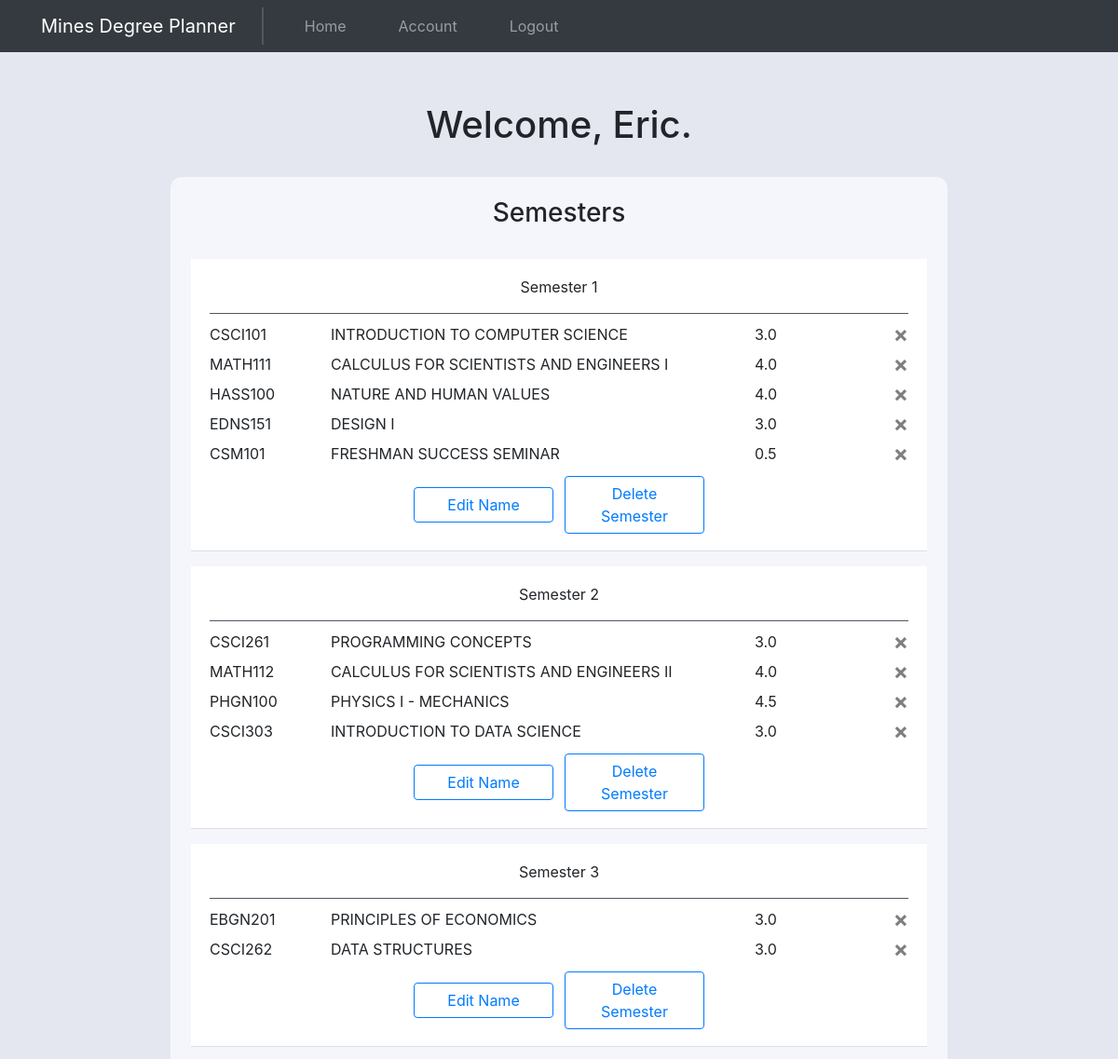
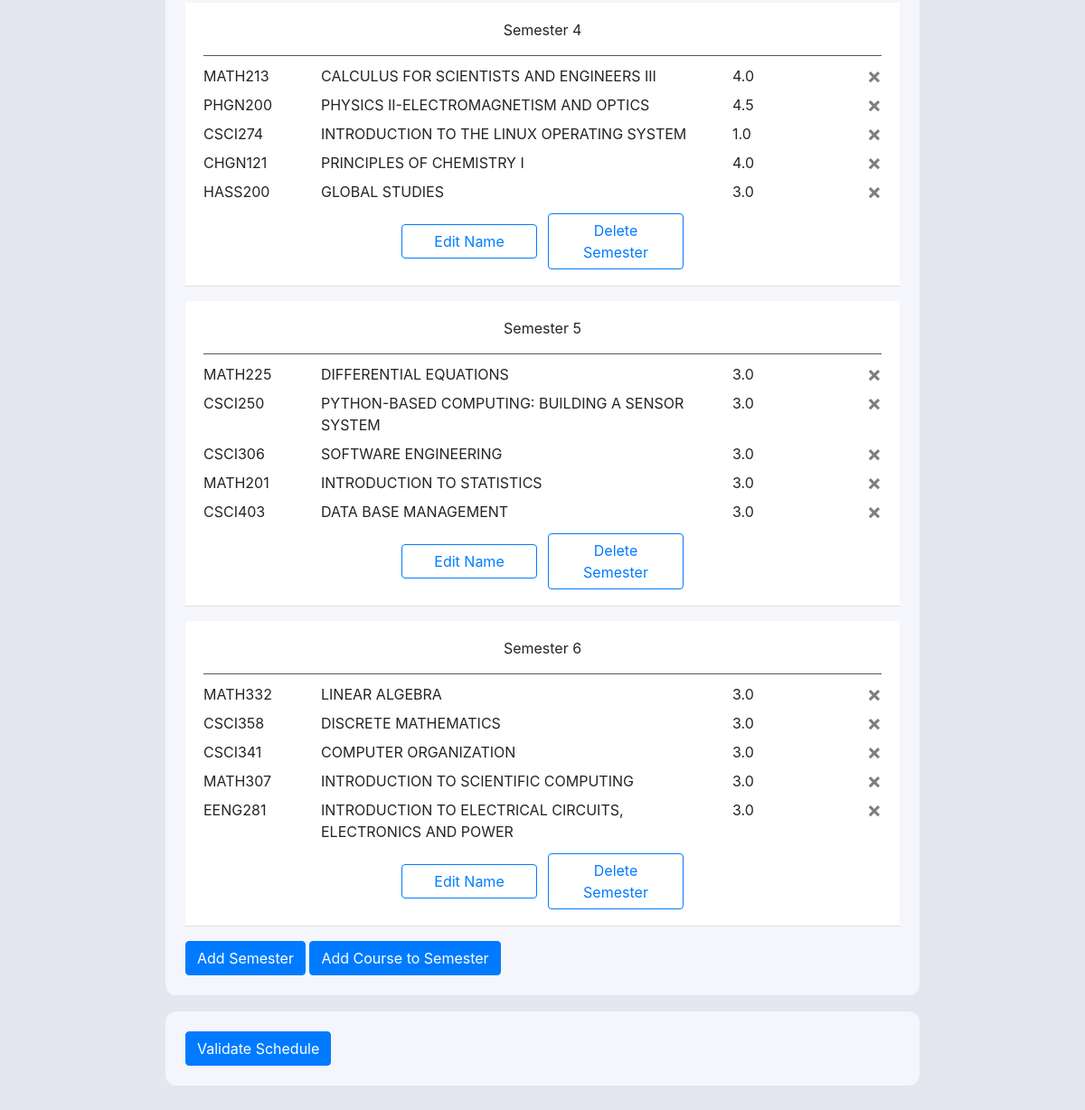
Screenshot of / (signed in) with the database file from the repository (2 pictures, top to bottom).
### website/models.py (models this page shows)
class User(db.Model, UserMixin):
    id = db.Column(db.Integer, primary_key=True)
    cwid = db.Column(db.Integer, unique=True)
    email = db.Column(db.String(150), unique=True)
    password = db.Column(db.String(150))
    first_name = db.Column(db.String(150))
    last_name = db.Column(db.String(150))
    major = db.Column(db.String(150))
    credits_taken = db.Column(db.String(10))
    class_standing = db.Column(db.String(10))
    courses = db.relationship('Course')
    semesters = db.relationship('Semester')
    num_semesters = db.Column(db.Integer)

class Semester(db.Model):
    id = db.Column(db.Integer, primary_key=True)
    semester_name = db.Column(db.String(64))
    user_id = db.Column(db.Integer, db.ForeignKey('user.id'))
    semester_number = db.Column(db.Integer)
    courses = db.relationship('Course')

class Course(db.Model):
    id = db.Column(db.Integer, primary_key=True)
    department = db.Column(db.String(4))
    course_number = db.Column(db.String(3))
    course_name = db.Column(db.String(500))
    credit_hours = db.Column(db.String(10))
    is_taken = db.Column(db.String(5))
    user_id = db.Column(db.Integer, db.ForeignKey('user.id'))
    semester_id = db.Column(db.Integer, db.ForeignKey('semester.id'))

### website/views.py (the view, shortened to what this page needs)
@views.route('/', methods=['GET', 'POST'])
@login_required
def home():
    return render_template("home.html", user=current_user)

### website/__init__.py (called while the page is built)
def create_app():
    app = Flask(__name__)
    app.config['SECRET_KEY'] = 'josiefnapwpawoj'
    app.config['SQLALCHEMY_DATABASE_URI'] = f'sqlite:///{DB_NAME}'
    db.init_app(app)
    from .views import views
    from .auth import auth
    app.register_blueprint(views, url_prefix="/")
    app.register_blueprint(auth, url_prefix="/")
    from .models import User, Course, Semester
    create_database(app)
    login_manager = LoginManager()
    login_manager.login_view = 'auth.login'
    login_manager.init_app(app)
    @login_manager.user_loader
    def load_user(id):
        return User.query.get(int(id))
    return app

### website/templates/home.html (shortened to what this page needs)
{% extends "base.html" %} {% block title %}Home{% endblock %} {% block content%}
<br />
<h1 style="text-align: center; margin-bottom: 32px">
    Welcome, {{user.first_name}}.
</h1>
<section class="semester-form-section">
    <h3 align="center">Semesters</h3>
    <ul class="list-group list-group-flush courses-taken-list" id="notes">
        {% for semester in user.semesters %}
        <li class="list-group-item semester-row">
            <div class="row semester-title-row">
                <div class="col" align="center">
                    Semester {{semester.semester_number}}
                </div>
            </div>
            {% if semester.courses %}
            <div class="padding-above-courses"></div>
            {% endif %}
            {% for course in semester.courses %}
            <div class="row semester-course-entry">
                <div class="col-sm-2">
                    {{course.department}}{{course.course_number}}
                </div>
                <div class="col-md-7">{{course.course_name}}</div>
                <div class="col-sm-2">{{course.credit_hours}}</div>
                <div class="col-sm-1">
                    <button
                        type="button"
                        class="close"
                        onClick="deleteCourseFromSemester({{ course.id }}, {{ semester.id }});"
                    >
                        <span aria-hidden="true">&times;</span>
                    </button>
                </div>
            </div>
            {% endfor %}
            <div class="row">
                <div class="col-sm-12 edit-semester-name-row">
                    <button
                        type="button"
                        class="btn btn-outline-primary edit-semester-name-btn"
                        data-toggle="modal"
                        data-target="#editSemesterNameModal"
                    >
                        Edit Name
                    </button>
                    <button
                        type="button"
                        class="btn btn-outline-primary add-semester-btn delete-semester-btn"
                        onClick="deleteSemester({{ semester.id }})"
                    >
                        <span aria-hidden="true">Delete Semester</span>
                    </button>
                </div>
            </div>
        </li>
        {% endfor %}
    </ul>
    <button
        type="button"
        class="btn btn-primary add-semester-btn"
        onClick="addSemester()"
    >
        <span aria-hidden="true">Add Semester</span>
    </button>
    <button
        type="button"
        class="btn btn-primary add-semester-btn"
        data-toggle="modal"
        data-target="#addCourseModal"
    >
        Add Course to Semester
    </button>
</section>
<section class="validate-semester-section">
    <button type="button" class="btn btn-primary" onClick="validateSchedule()">
        <span aria-hidden="true">Validate Schedule</span>
    </button>
</section>
{% endblock %}

### website/static/style.css (style rules this page uses)
:root { --very-light-blue: #f5f6fb; --darker-color: #e4e6f0; }
body { background-color: var(--darker-color); }
body { display: flex; flex-direction: column; }
.semester-form-section { padding: 22px; border-radius: 12px; background-color: var(--very-light-blue); margin-bottom: 18px; }
.validate-semester-section { padding: 22px; border-radius: 12px; background-color: var(--very-light-blue); margin-bottom: 18px; }
.courses-taken-list { margin-top: 16px; }
.add-semester-btn { margin-top: 16px !important; }
.semester-row { margin-top: 16px; }
.semester-title-row { padding: 6px 0px; }
.padding-above-courses { margin-top: 10px; border-bottom: 0.5px solid #515662; margin-bottom: 10px; }
.semester-course-entry { margin-top: 8px; }
.edit-semester-name-row { display: flex; flex-direction: row; align-items: center; justify-content: center !important; }
.edit-semester-name-btn { align-self: center; justify-self: center; margin-top: 12px !important; margin-bottom: 6px !important; margin-right: 6px; width: 150px; }
.delete-semester-btn { align-self: center; justify-self: center; margin-top: 12px !important; margin-bottom: 6px !important; margin-left: 6px; width: 150px; }

### rows the page displays
User: first_name "Eric"
Semester: semester_number "1"
Course: department "CSCI", course_number "101", course_name "INTRODUCTION TO COMPUTER SCIENCE", credit_hours "3.0"
Course: department "MATH", course_number "111", course_name "CALCULUS FOR SCIENTISTS AND ENGINEERS I", credit_hours "4.0"
Course: department "HASS", course_number "100", course_name "NATURE AND HUMAN VALUES", credit_hours "4.0"
Course: department "EDNS", course_number "151", course_name "DESIGN I", credit_hours "3.0"
Course: department "CSM", course_number "101", course_name "FRESHMAN SUCCESS SEMINAR", credit_hours "0.5"
Semester: semester_number "2"
Course: department "CSCI", course_number "261", course_name "PROGRAMMING CONCEPTS", credit_hours "3.0"
Course: department "MATH", course_number "112", course_name "CALCULUS FOR SCIENTISTS AND ENGINEERS II", credit_hours "4.0"
Course: department "PHGN", course_number "100", course_name "PHYSICS I - MECHANICS", credit_hours "4.5"
Course: department "CSCI", course_number "303", course_name "INTRODUCTION TO DATA SCIENCE", credit_hours "3.0"
Semester: semester_number "3"
Course: department "EBGN", course_number "201", course_name "PRINCIPLES OF ECONOMICS", credit_hours "3.0"
Course: department "CSCI", course_number "262", course_name "DATA STRUCTURES", credit_hours "3.0"
Semester: semester_number "4"
Course: department "MATH", course_number "213", course_name "CALCULUS FOR SCIENTISTS AND ENGINEERS III", credit_hours "4.0"
Course: department "PHGN", course_number "200", course_name "PHYSICS II-ELECTROMAGNETISM AND OPTICS", credit_hours "4.5"
Course: department "CSCI", course_number "274", course_name "INTRODUCTION TO THE LINUX OPERATING SYSTEM", credit_hours "1.0"
Course: department "CHGN", course_number "121", course_name "PRINCIPLES OF CHEMISTRY I", credit_hours "4.0"
Course: department "HASS", course_number "200", course_name "GLOBAL STUDIES", credit_hours "3.0"
Semester: semester_number "5"
Course: department "MATH", course_number "225", course_name "DIFFERENTIAL EQUATIONS", credit_hours "3.0"
Course: department "CSCI", course_number "250", course_name "PYTHON-BASED COMPUTING: BUILDING A SENSOR SYSTEM", credit_hours "3.0"
Course: department "CSCI", course_number "306", course_name "SOFTWARE ENGINEERING", credit_hours "3.0"
Course: department "MATH", course_number "201", course_name "INTRODUCTION TO STATISTICS", credit_hours "3.0"
Course: department "CSCI", course_number "403", course_name "DATA BASE MANAGEMENT", credit_hours "3.0"
Semester: semester_number "6"
Course: department "MATH", course_number "332", course_name "LINEAR ALGEBRA", credit_hours "3.0"
Course: department "CSCI", course_number "358", course_name "DISCRETE MATHEMATICS", credit_hours "3.0"
Course: department "CSCI", course_number "341", course_name "COMPUTER ORGANIZATION", credit_hours "3.0"
Course: department "MATH", course_number "307", course_name "INTRODUCTION TO SCIENTIFIC COMPUTING", credit_hours "3.0"
Course: department "EENG", course_number "281", course_name "INTRODUCTION TO ELECTRICAL CIRCUITS, ELECTRONICS AND POWER", credit_hours "3.0"
